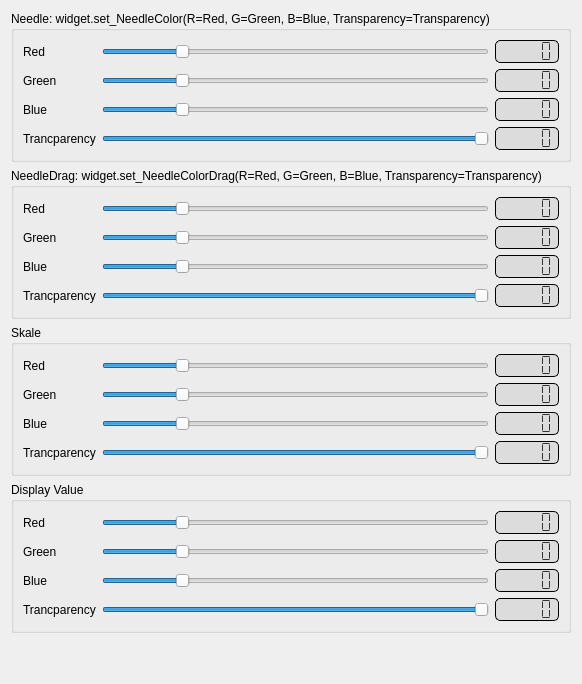
        <widget class="QWidget" name="tab">
         <attribute name="title">
          <string>Color</string>
         </attribute>
         <layout class="QGridLayout" name="gridLayout_15">
          <item row="0" column="0">
           <layout class="QVBoxLayout" name="verticalLayout_2">
            <item>
             <widget class="QGroupBox" name="groupBox">
              <property name="title">
               <string>Needle: widget.set_NeedleColor(R=Red, G=Green, B=Blue, Transparency=Transparency)</string>
              </property>
              <layout class="QGridLayout" name="gridLayout_3">
               <item row="0" column="0">
                <layout class="QGridLayout" name="gridLayout_2">
                 <item row="1" column="0">
                  <widget class="QLabel" name="label_9">
                   <property name="text">
                    <string>Green</string>
                   </property>
                  </widget>
                 </item>
                 <item row="0" column="2">
                  <widget class="QLCDNumber" name="lcdNumber_Red_Needle">
                   <property name="font">
                    <font>
                     <family>MS Shell Dlg 2</family>
                    </font>
                   </property>
                   <property name="styleSheet">
                    <string notr="true">QLCDNumber {
	border: 1px solid black;
	border-radius: 5px;
	background-color: rgb(220, 220, 220);
	color: rgb(50, 50, 50);
}</string>
                   </property>
                   <property name="frameShape">
                    <enum>QFrame::NoFrame</enum>
                   </property>
                   <property name="frameShadow">
                    <enum>QFrame::Plain</enum>
                   </property>
                   <property name="lineWidth">
                    <number>0</number>
                   </property>
                   <property name="segmentStyle">
                    <enum>QLCDNumber::Flat</enum>
                   </property>
                  </widget>
                 </item>
                 <item row="1" column="1">
                  <widget class="QSlider" name="GreenSlider_Needle">
                   <property name="maximum">
                    <number>255</number>
                   </property>
                   <property name="value">
                    <number>50</number>
                   </property>
                   <property name="orientation">
                    <enum>Qt::Horizontal</enum>
                   </property>
                  </widget>
                 </item>
                 <item row="3" column="0">
                  <widget class="QLabel" name="label_11">
                   <property name="text">
                    <string>Trancparency</string>
                   </property>
                  </widget>
                 </item>
                 <item row="1" column="2">
                  <widget class="QLCDNumber" name="lcdNumber_Green_Needle">
                   <property name="font">
                    <font>
                     <family>MS Shell Dlg 2</family>
                    </font>
                   </property>
                   <property name="styleSheet">
                    <string notr="true">QLCDNumber {
	border: 1px solid black;
	border-radius: 5px;
	background-color: rgb(220, 220, 220);
	color: rgb(50, 50, 50);
}</string>
                   </property>
                   <property name="frameShape">
                    <enum>QFrame::NoFrame</enum>
                   </property>
                   <property name="frameShadow">
                    <enum>QFrame::Plain</enum>
                   </property>
                   <property name="lineWidth">
                    <number>0</number>
                   </property>
                   <property name="segmentStyle">
                    <enum>QLCDNumber::Flat</enum>
                   </property>
                  </widget>
                 </item>
                 <item row="2" column="2">
                  <widget class="QLCDNumber" name="lcdNumber_Blue_Needle">
                   <property name="font">
                    <font>
                     <family>MS Shell Dlg 2</family>
                    </font>
                   </property>
                   <property name="styleSheet">
                    <string notr="true">QLCDNumber {
	border: 1px solid black;
	border-radius: 5px;
	background-color: rgb(220, 220, 220);
	color: rgb(50, 50, 50);
}</string>
                   </property>
                   <property name="frameShape">
                    <enum>QFrame::NoFrame</enum>
                   </property>
                   <property name="frameShadow">
                    <enum>QFrame::Plain</enum>
                   </property>
                   <property name="lineWidth">
                    <number>0</number>
                   </property>
                   <property name="segmentStyle">
                    <enum>QLCDNumber::Flat</enum>
                   </property>
                  </widget>
                 </item>
                 <item row="2" column="0">
                  <widget class="QLabel" name="label_10">
                   <property name="text">
                    <string>Blue</string>
                   </property>
                  </widget>
                 </item>
                 <item row="2" column="1">
                  <widget class="QSlider" name="BlueSlider_Needle">
                   <property name="maximum">
                    <number>255</number>
                   </property>
                   <property name="value">
                    <number>50</number>
                   </property>
                   <property name="orientation">
                    <enum>Qt::Horizontal</enum>
                   </property>
                  </widget>
                 </item>
                 <item row="3" column="1">
                  <widget class="QSlider" name="TrancSlider_Needle">
                   <property name="maximum">
                    <number>255</number>
                   </property>
                   <property name="value">
                    <number>255</number>
                   </property>
                   <property name="orientation">
                    <enum>Qt::Horizontal</enum>
                   </property>
                  </widget>
                 </item>
                 <item row="3" column="2">
                  <widget class="QLCDNumber" name="lcdNumber_Trancparency_Needle">
                   <property name="font">
                    <font>
                     <family>MS Shell Dlg 2</family>
                    </font>
                   </property>
                   <property name="styleSheet">
                    <string notr="true">QLCDNumber {
	border: 1px solid black;
	border-radius: 5px;
	background-color: rgb(220, 220, 220);
	color: rgb(50, 50, 50);
}</string>
                   </property>
                   <property name="frameShape">
                    <enum>QFrame::NoFrame</enum>
                   </property>
                   <property name="frameShadow">
                    <enum>QFrame::Plain</enum>
                   </property>
                   <property name="lineWidth">
                    <number>0</number>
                   </property>
                   <property name="segmentStyle">
                    <enum>QLCDNumber::Flat</enum>
                   </property>
                  </widget>
                 </item>
                 <item row="0" column="0">
                  <widget class="QLabel" name="label_8">
                   <property name="text">
                    <string>Red</string>
                   </property>
                  </widget>
                 </item>
                 <item row="0" column="1">
                  <widget class="QSlider" name="RedSlider_Needle">
                   <property name="maximum">
                    <number>255</number>
                   </property>
                   <property name="value">
                    <number>50</number>
                   </property>
                   <property name="orientation">
                    <enum>Qt::Horizontal</enum>
                   </property>
                  </widget>
                 </item>
                </layout>
               </item>
              </layout>
             </widget>
            </item>
            <item>
             <widget class="QGroupBox" name="groupBox_2">
              <property name="title">
               <string>NeedleDrag: widget.set_NeedleColorDrag(R=Red, G=Green, B=Blue, Transparency=Transparency)</string>
              </property>
              <layout class="QGridLayout" name="gridLayout_9">
               <item row="0" column="0">
                <layout class="QGridLayout" name="gridLayout_10">
                 <item row="1" column="0">
                  <widget class="QLabel" name="label_16">
                   <property name="text">
                    <string>Green</string>
                   </property>
                  </widget>
                 </item>
                 <item row="0" column="2">
                  <widget class="QLCDNumber" name="lcdNumber_Red_NeedleDrag">
                   <property name="font">
                    <font>
                     <family>MS Shell Dlg 2</family>
                    </font>
                   </property>
                   <property name="styleSheet">
                    <string notr="true">QLCDNumber {
	border: 1px solid black;
	border-radius: 5px;
	background-color: rgb(220, 220, 220);
	color: rgb(50, 50, 50);
}</string>
                   </property>
                   <property name="frameShape">
                    <enum>QFrame::NoFrame</enum>
                   </property>
                   <property name="frameShadow">
                    <enum>QFrame::Plain</enum>
                   </property>
                   <property name="lineWidth">
                    <number>0</number>
                   </property>
                   <property name="segmentStyle">
                    <enum>QLCDNumber::Flat</enum>
                   </property>
                  </widget>
                 </item>
                 <item row="1" column="1">
                  <widget class="QSlider" name="GreenSlider_NeedleDrag">
                   <property name="maximum">
                    <number>255</number>
                   </property>
                   <property name="value">
                    <number>50</number>
                   </property>
                   <property name="orientation">
                    <enum>Qt::Horizontal</enum>
                   </property>
                  </widget>
                 </item>
                 <item row="3" column="0">
                  <widget class="QLabel" name="label_17">
                   <property name="text">
                    <string>Trancparency</string>
                   </property>
                  </widget>
                 </item>
                 <item row="1" column="2">
                  <widget class="QLCDNumber" name="lcdNumber_Green_NeedleDrag">
                   <property name="font">
                    <font>
                     <family>MS Shell Dlg 2</family>
                    </font>
                   </property>
                   <property name="styleSheet">
                    <string notr="true">QLCDNumber {
	border: 1px solid black;
	border-radius: 5px;
	background-color: rgb(220, 220, 220);
	color: rgb(50, 50, 50);
}</string>
                   </property>
                   <property name="frameShape">
                    <enum>QFrame::NoFrame</enum>
                   </property>
                   <property name="frameShadow">
                    <enum>QFrame::Plain</enum>
                   </property>
                   <property name="lineWidth">
                    <number>0</number>
                   </property>
                   <property name="segmentStyle">
                    <enum>QLCDNumber::Flat</enum>
                   </property>
                  </widget>
                 </item>
                 <item row="2" column="2">
                  <widget class="QLCDNumber" name="lcdNumber_Blue_NeedleDrag">
                   <property name="font">
                    <font>
                     <family>MS Shell Dlg 2</family>
                    </font>
                   </property>
                   <property name="styleSheet">
                    <string notr="true">QLCDNumber {
	border: 1px solid black;
	border-radius: 5px;
	background-color: rgb(220, 220, 220);
	color: rgb(50, 50, 50);
}</string>
                   </property>
                   <property name="frameShape">
                    <enum>QFrame::NoFrame</enum>
                   </property>
                   <property name="frameShadow">
                    <enum>QFrame::Plain</enum>
                   </property>
                   <property name="lineWidth">
                    <number>0</number>
                   </property>
                   <property name="segmentStyle">
                    <enum>QLCDNumber::Flat</enum>
                   </property>
                  </widget>
                 </item>
                 <item row="2" column="0">
                  <widget class="QLabel" name="label_18">
                   <property name="text">
                    <string>Blue</string>
                   </property>
                  </widget>
                 </item>
                 <item row="2" column="1">
                  <widget class="QSlider" name="BlueSlider_NeedleDrag">
                   <property name="maximum">
                    <number>255</number>
                   </property>
                   <property name="value">
                    <number>50</number>
                   </property>
                   <property name="orientation">
                    <enum>Qt::Horizontal</enum>
                   </property>
                  </widget>
                 </item>
                 <item row="3" column="1">
                  <widget class="QSlider" name="TrancSlider_NeedleDrag">
                   <property name="maximum">
                    <number>255</number>
                   </property>
                   <property name="value">
                    <number>255</number>
                   </property>
                   <property name="orientation">
                    <enum>Qt::Horizontal</enum>
                   </property>
                  </widget>
                 </item>
                 <item row="3" column="2">
                  <widget class="QLCDNumber" name="lcdNumber_Trancparency_NeedleDrag">
                   <property name="font">
                    <font>
                     <family>MS Shell Dlg 2</family>
                    </font>
                   </property>
                   <property name="styleSheet">
                    <string notr="true">QLCDNumber {
	border: 1px solid black;
	border-radius: 5px;
	background-color: rgb(220, 220, 220);
	color: rgb(50, 50, 50);
}</string>
                   </property>
                   <property name="frameShape">
                    <enum>QFrame::NoFrame</enum>
                   </property>
                   <property name="frameShadow">
                    <enum>QFrame::Plain</enum>
                   </property>
                   <property name="lineWidth">
                    <number>0</number>
                   </property>
                   <property name="segmentStyle">
                    <enum>QLCDNumber::Flat</enum>
                   </property>
                  </widget>
                 </item>
                 <item row="0" column="0">
                  <widget class="QLabel" name="label_19">
                   <property name="text">
                    <string>Red</string>
                   </property>
                  </widget>
                 </item>
                 <item row="0" column="1">
                  <widget class="QSlider" name="RedSlider_NeedleDrag">
                   <property name="maximum">
                    <number>255</number>
                   </property>
                   <property name="value">
                    <number>50</number>
                   </property>
                   <property name="orientation">
                    <enum>Qt::Horizontal</enum>
                   </property>
                  </widget>
                 </item>
                </layout>
               </item>
              </layout>
             </widget>
            </item>
            <item>
             <widget class="QGroupBox" name="groupBox_3">
              <property name="title">
               <string>Skale</string>
              </property>
              <layout class="QGridLayout" name="gridLayout_11">
               <item row="0" column="0">
                <layout class="QGridLayout" name="gridLayout_12">
                 <item row="1" column="0">
                  <widget class="QLabel" name="label_20">
                   <property name="text">
                    <string>Green</string>
                   </property>
                  </widget>
                 </item>
                 <item row="0" column="2">
                  <widget class="QLCDNumber" name="lcdNumber_Red_Scale">
                   <property name="font">
                    <font>
                     <family>MS Shell Dlg 2</family>
                    </font>
                   </property>
                   <property name="styleSheet">
                    <string notr="true">QLCDNumber {
	border: 1px solid black;
	border-radius: 5px;
	background-color: rgb(220, 220, 220);
	color: rgb(50, 50, 50);
}</string>
                   </property>
                   <property name="frameShape">
                    <enum>QFrame::NoFrame</enum>
                   </property>
                   <property name="frameShadow">
                    <enum>QFrame::Plain</enum>
                   </property>
                   <property name="lineWidth">
                    <number>0</number>
                   </property>
                   <property name="segmentStyle">
                    <enum>QLCDNumber::Flat</enum>
                   </property>
                  </widget>
                 </item>
                 <item row="1" column="1">
                  <widget class="QSlider" name="GreenSlider_Scale">
                   <property name="maximum">
                    <number>255</number>
                   </property>
                   <property name="value">
                    <number>50</number>
                   </property>
                   <property name="orientation">
                    <enum>Qt::Horizontal</enum>
                   </property>
                  </widget>
                 </item>
                 <item row="3" column="0">
                  <widget class="QLabel" name="label_21">
                   <property name="text">
                    <string>Trancparency</string>
                   </property>
                  </widget>
                 </item>
                 <item row="1" column="2">
                  <widget class="QLCDNumber" name="lcdNumber_Green_Scale">
                   <property name="font">
                    <font>
                     <family>MS Shell Dlg 2</family>
                    </font>
                   </property>
                   <property name="styleSheet">
                    <string notr="true">QLCDNumber {
	border: 1px solid black;
	border-radius: 5px;
	background-color: rgb(220, 220, 220);
	color: rgb(50, 50, 50);
}</string>
                   </property>
                   <property name="frameShape">
                    <enum>QFrame::NoFrame</enum>
                   </property>
                   <property name="frameShadow">
                    <enum>QFrame::Plain</enum>
                   </property>
                   <property name="lineWidth">
                    <number>0</number>
                   </property>
                   <property name="segmentStyle">
                    <enum>QLCDNumber::Flat</enum>
                   </property>
                  </widget>
                 </item>
                 <item row="2" column="2">
                  <widget class="QLCDNumber" name="lcdNumber_Blue_Scale">
                   <property name="font">
                    <font>
                     <family>MS Shell Dlg 2</family>
                    </font>
                   </property>
                   <property name="styleSheet">
                    <string notr="true">QLCDNumber {
	border: 1px solid black;
	border-radius: 5px;
	background-color: rgb(220, 220, 220);
	color: rgb(50, 50, 50);
}</string>
                   </property>
                   <property name="frameShape">
                    <enum>QFrame::NoFrame</enum>
                   </property>
                   <property name="frameShadow">
                    <enum>QFrame::Plain</enum>
                   </property>
                   <property name="lineWidth">
                    <number>0</number>
                   </property>
                   <property name="segmentStyle">
                    <enum>QLCDNumber::Flat</enum>
                   </property>
                  </widget>
                 </item>
                 <item row="2" column="0">
                  <widget class="QLabel" name="label_22">
                   <property name="text">
                    <string>Blue</string>
                   </property>
                  </widget>
                 </item>
                 <item row="2" column="1">
                  <widget class="QSlider" name="BlueSlider_Scale">
                   <property name="maximum">
                    <number>255</number>
                   </property>
                   <property name="value">
                    <number>50</number>
                   </property>
                   <property name="orientation">
                    <enum>Qt::Horizontal</enum>
                   </property>
                  </widget>
                 </item>
                 <item row="3" column="1">
                  <widget class="QSlider" name="TrancSlider_Scale">
                   <property name="maximum">
                    <number>255</number>
                   </property>
                   <property name="value">
                    <number>255</number>
                   </property>
                   <property name="orientation">
                    <enum>Qt::Horizontal</enum>
                   </property>
                  </widget>
                 </item>
                 <item row="3" column="2">
                  <widget class="QLCDNumber" name="lcdNumber_Trancparency_Scale">
                   <property name="font">
                    <font>
                     <family>MS Shell Dlg 2</family>
                    </font>
                   </property>
                   <property name="styleSheet">
                    <string notr="true">QLCDNumber {
	border: 1px solid black;
	border-radius: 5px;
	background-color: rgb(220, 220, 220);
	color: rgb(50, 50, 50);
}</string>
                   </property>
                   <property name="frameShape">
                    <enum>QFrame::NoFrame</enum>
                   </property>
                   <property name="frameShadow">
                    <enum>QFrame::Plain</enum>
                   </property>
                   <property name="lineWidth">
                    <number>0</number>
                   </property>
                   <property name="segmentStyle">
                    <enum>QLCDNumber::Flat</enum>
                   </property>
                  </widget>
                 </item>
                 <item row="0" column="0">
                  <widget class="QLabel" name="label_23">
                   <property name="text">
                    <string>Red</string>
                   </property>
                  </widget>
                 </item>
                 <item row="0" column="1">
                  <widget class="QSlider" name="RedSlider_Scale">
                   <property name="maximum">
                    <number>255</number>
                   </property>
                   <property name="value">
                    <number>50</number>
                   </property>
                   <property name="orientation">
                    <enum>Qt::Horizontal</enum>
                   </property>
                  </widget>
                 </item>
                </layout>
               </item>
              </layout>
             </widget>
            </item>
            <item>
             <widget class="QGroupBox" name="groupBox_4">
              <property name="title">
               <string>Display Value</string>
              </property>
              <layout class="QGridLayout" name="gridLayout_13">
               <item row="0" column="0">
                <layout class="QGridLayout" name="gridLayout_14">
                 <item row="1" column="0">
                  <widget class="QLabel" name="label_24">
                   <property name="text">
                    <string>Green</string>
                   </property>
                  </widget>
                 </item>
                 <item row="0" column="2">
                  <widget class="QLCDNumber" name="lcdNumber_Red_Display">
                   <property name="font">
                    <font>
                     <family>MS Shell Dlg 2</family>
                    </font>
                   </property>
                   <property name="styleSheet">
                    <string notr="true">QLCDNumber {
	border: 1px solid black;
	border-radius: 5px;
	background-color: rgb(220, 220, 220);
	color: rgb(50, 50, 50);
}</string>
                   </property>
                   <property name="frameShape">
                    <enum>QFrame::NoFrame</enum>
                   </property>
                   <property name="frameShadow">
                    <enum>QFrame::Plain</enum>
                   </property>
                   <property name="lineWidth">
                    <number>0</number>
                   </property>
                   <property name="segmentStyle">
                    <enum>QLCDNumber::Flat</enum>
                   </property>
                  </widget>
                 </item>
                 <item row="1" column="1">
                  <widget class="QSlider" name="GreenSlider_Display">
                   <property name="maximum">
                    <number>255</number>
                   </property>
                   <property name="value">
                    <number>50</number>
                   </property>
                   <property name="orientation">
                    <enum>Qt::Horizontal</enum>
                   </property>
                  </widget>
                 </item>
                 <item row="3" column="0">
                  <widget class="QLabel" name="label_25">
                   <property name="text">
                    <string>Trancparency</string>
                   </property>
                  </widget>
                 </item>
                 <item row="1" column="2">
                  <widget class="QLCDNumber" name="lcdNumber_Green_Display">
                   <property name="font">
                    <font>
                     <family>MS Shell Dlg 2</family>
                    </font>
                   </property>
                   <property name="styleSheet">
                    <string notr="true">QLCDNumber {
	border: 1px solid black;
	border-radius: 5px;
	background-color: rgb(220, 220, 220);
	color: rgb(50, 50, 50);
}</string>
                   </property>
                   <property name="frameShape">
                    <enum>QFrame::NoFrame</enum>
                   </property>
                   <property name="frameShadow">
                    <enum>QFrame::Plain</enum>
                   </property>
                   <property name="lineWidth">
                    <number>0</number>
                   </property>
                   <property name="segmentStyle">
                    <enum>QLCDNumber::Flat</enum>
                   </property>
                  </widget>
                 </item>
                 <item row="2" column="2">
                  <widget class="QLCDNumber" name="lcdNumber_Blue_Display">
                   <property name="font">
                    <font>
                     <family>MS Shell Dlg 2</family>
                    </font>
                   </property>
                   <property name="styleSheet">
                    <string notr="true">QLCDNumber {
	border: 1px solid black;
	border-radius: 5px;
	background-color: rgb(220, 220, 220);
	color: rgb(50, 50, 50);
}</string>
                   </property>
                   <property name="frameShape">
                    <enum>QFrame::NoFrame</enum>
                   </property>
                   <property name="frameShadow">
                    <enum>QFrame::Plain</enum>
                   </property>
                   <property name="lineWidth">
                    <number>0</number>
                   </property>
                   <property name="segmentStyle">
                    <enum>QLCDNumber::Flat</enum>
                   </property>
                  </widget>
                 </item>
                 <item row="2" column="0">
                  <widget class="QLabel" name="label_26">
                   <property name="text">
                    <string>Blue</string>
                   </property>
                  </widget>
                 </item>
                 <item row="2" column="1">
                  <widget class="QSlider" name="BlueSlider_Display">
                   <property name="maximum">
                    <number>255</number>
                   </property>
                   <property name="value">
                    <number>50</number>
                   </property>
                   <property name="orientation">
                    <enum>Qt::Horizontal</enum>
                   </property>
                  </widget>
                 </item>
                 <item row="3" column="1">
                  <widget class="QSlider" name="TrancSlider_Display">
                   <property name="maximum">
                    <number>255</number>
                   </property>
                   <property name="value">
                    <number>255</number>
                   </property>
                   <property name="orientation">
                    <enum>Qt::Horizontal</enum>
                   </property>
                  </widget>
                 </item>
                 <item row="3" column="2">
                  <widget class="QLCDNumber" name="lcdNumber_Trancparency_Display">
                   <property name="font">
                    <font>
                     <family>MS Shell Dlg 2</family>
                    </font>
                   </property>
                   <property name="styleSheet">
                    <string notr="true">QLCDNumber {
	border: 1px solid black;
	border-radius: 5px;
	background-color: rgb(220, 220, 220);
	color: rgb(50, 50, 50);
}</string>
                   </property>
                   <property name="frameShape">
                    <enum>QFrame::NoFrame</enum>
                   </property>
                   <property name="frameShadow">
                    <enum>QFrame::Plain</enum>
                   </property>
                   <property name="lineWidth">
                    <number>0</number>
                   </property>
                   <property name="segmentStyle">
                    <enum>QLCDNumber::Flat</enum>
                   </property>
                  </widget>
                 </item>
                 <item row="0" column="0">
                  <widget class="QLabel" name="label_27">
                   <property name="text">
                    <string>Red</string>
                   </property>
                  </widget>
                 </item>
                 <item row="0" column="1">
                  <widget class="QSlider" name="RedSlider_Display">
                   <property name="maximum">
                    <number>255</number>
                   </property>
                   <property name="value">
                    <number>50</number>
                   </property>
                   <property name="orientation">
                    <enum>Qt::Horizontal</enum>
                   </property>
                  </widget>
                 </item>
                </layout>
               </item>
              </layout>
             </widget>
            </item>
           </layout>
          </item>
          <item row="1" column="0">
           <spacer name="verticalSpacer_4">
            <property name="orientation">
             <enum>Qt::Vertical</enum>
            </property>
            <property name="sizeHint" stdset="0">
             <size>
              <width>20</width>
              <height>40</height>
             </size>
            </property>
           </spacer>
          </item>
         </layout>
        </widget>
